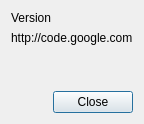
<?xml version="1.0" encoding="UTF-8"?>
<ui version="4.0">
 <class>About</class>
 <widget class="QDialog" name="About">
  <property name="geometry">
   <rect>
    <x>0</x>
    <y>0</y>
    <width>176</width>
    <height>154</height>
   </rect>
  </property>
  <property name="sizePolicy">
   <sizepolicy hsizetype="Fixed" vsizetype="Fixed">
    <horstretch>0</horstretch>
    <verstretch>0</verstretch>
   </sizepolicy>
  </property>
  <property name="windowTitle">
   <string>About cee</string>
  </property>
  <property name="sizeGripEnabled">
   <bool>false</bool>
  </property>
  <layout class="QVBoxLayout" name="verticalLayout">
   <property name="sizeConstraint">
    <enum>QLayout::SetFixedSize</enum>
   </property>
   <item>
    <widget class="QLabel" name="versionLabel">
     <property name="text">
      <string>Version</string>
     </property>
    </widget>
   </item>
   <item>
    <widget class="QLabel" name="label">
     <property name="text">
      <string>http://code.google.com</string>
     </property>
    </widget>
   </item>
   <item>
    <spacer name="verticalSpacer">
     <property name="orientation">
      <enum>Qt::Vertical</enum>
     </property>
     <property name="sizeHint" stdset="0">
      <size>
       <width>20</width>
       <height>40</height>
      </size>
     </property>
    </spacer>
   </item>
   <item>
    <layout class="QHBoxLayout" name="horizontalLayout">
     <item>
      <spacer name="horizontalSpacer">
       <property name="orientation">
        <enum>Qt::Horizontal</enum>
       </property>
       <property name="sizeHint" stdset="0">
        <size>
         <width>40</width>
         <height>20</height>
        </size>
       </property>
      </spacer>
     </item>
     <item>
      <widget class="QPushButton" name="pushButton">
       <property name="text">
        <string>Close</string>
       </property>
      </widget>
     </item>
    </layout>
   </item>
  </layout>
 </widget>
 <resources/>
 <connections/>
</ui>
